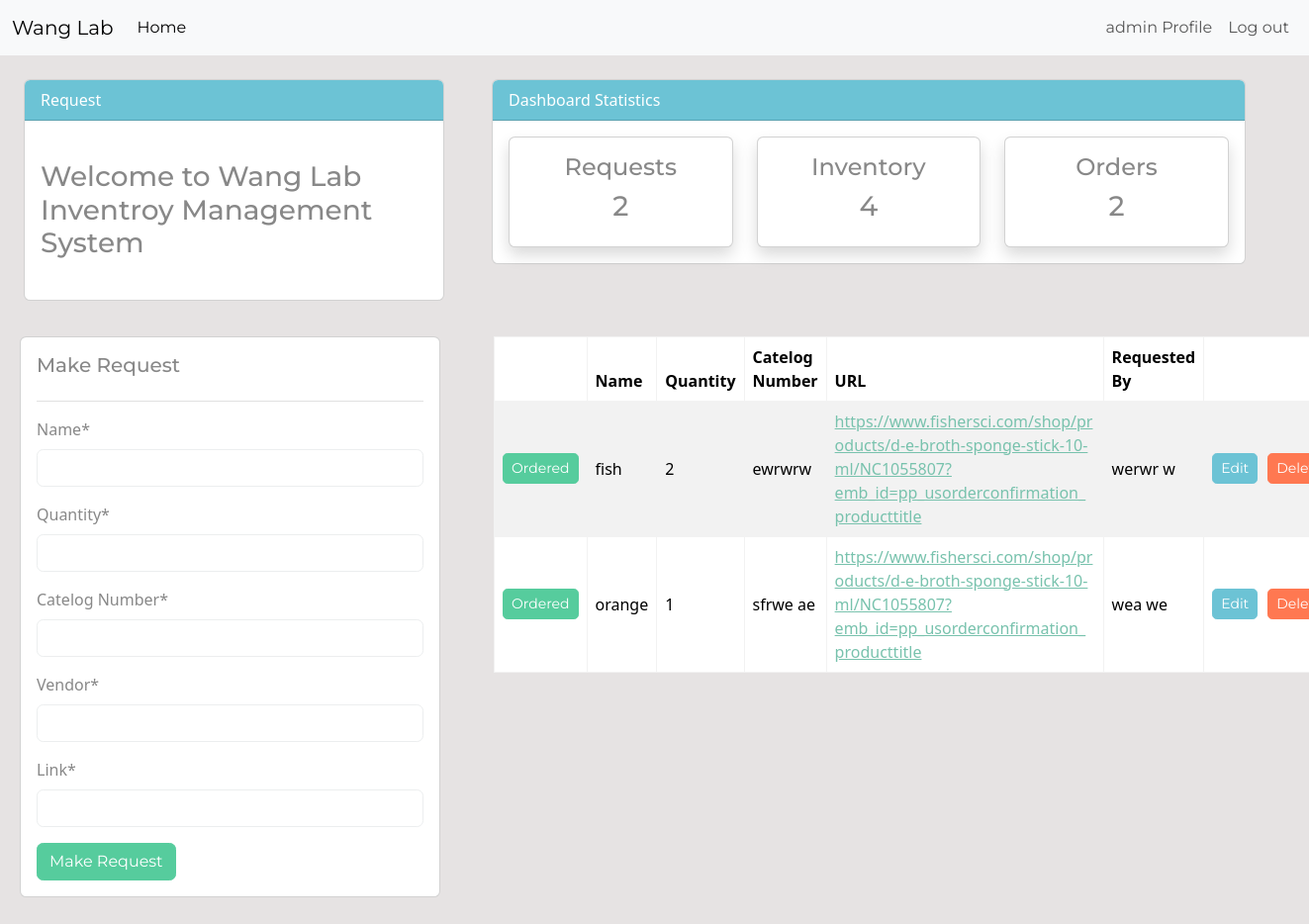
Screenshot of /requests/ (signed in) with the database file from the repository.
### dashboard/models.py (models this page shows, shortened)
class Request(models.Model):
    name = models.CharField(max_length=300, null=True)
    quantity = models.PositiveBigIntegerField(null=True)
    catelogNumber = models.CharField(max_length=100, null=True)
    personRequest = models.CharField(max_length=30, null=True)
    link = models.URLField(max_length=200, null=True)
    vendor = models.CharField(max_length= 100, null = True)

### dashboard/views.py (the view)
# urls.py: path('requests/', views.requests, name = 'dashboard-requests'),
@login_required(login_url='user-login')
def requests(request):
    requests = Request.objects.all()
    requests_count  = requests.count()
    orders_count = Order.objects.all().count()
    items_count = Inventory.objects.all().count()
    if request.method == 'POST':
        form = RequestForm(request.POST)
        if form.is_valid():
           model_instance = form.save(commit=False) # since form is an instance of RequestForm which do not has the 'requestedBy' field, we here call the instance of the Request model
           model_instance.personRequest = request.user # set the personRequest attribute to the user who submitted the form
           model_instance.save() # save the model instance
        return redirect ('dashboard-requests')
    else:
        form = RequestForm()
    context = {
        'requests':requests,
        'form':form,
        'requests_count':requests_count,
        'orders_count' : orders_count,
        'items_count': items_count,
    }
    return render(request,'dashboard/requests.html', context)

### dashboard/forms.py
class RequestForm(forms.ModelForm):
    class Meta:
        model = Request
        fields = ('name','quantity', 'catelogNumber', 'vendor', 'link')
    def __init__(self, *args, **kwargs):
        super(RequestForm,self).__init__(*args, **kwargs)
        self.fields['catelogNumber'].label = 'Catelog Number'

### templates/dashboard/requests.html (shortened to what this page needs)
{% extends 'partials/base.html' %}
{% load crispy_forms_tags %}
{% block content %}
{% include 'partials/topnav.html' %}
<div class="row my-3">
    <div class="col-md-4" style="margin: 20px;">
        <div class="card card-body">
            <h5>Make Request</h5>
            <hr>
            <form method="POST">
                {{ form | crispy }}
                <input class="btn btn-success btn-block" type="submit" value="Make Request">
            </form>
        </div>
    </div>
    <div class="col-md-5 table-responsive-md" style="margin-left: 10px; margin-right: 100px; margin-top: 20px;">
        <table class="table bg-white table-striped table-hover table-bordered align-middle">
            <thead class="bg-info text-white">
                <tr>
                    <th scope="col"></th>
                    <th scope="col">Name</th>
                    <th scope="col">Quantity</th>
                    <th scope="col">Catelog Number</th>
                    <th scope="col">URL</th>
                    <th scope="col">Requested By</th>
                </tr>
            </thead>
            <tbody>
                {% for request in requests %}
                <tr>
                    <td>
                        <a href = "{% url 'dashboard-request-order' request.id %}" class = "btn btn-success btn-sm">Ordered</a>
                    </td>
                    <td>{{ request.name }}</td>
                    <td>{{ request.quantity }}</td>
                    <td>{{ request.catelogNumber }}</td>
                    <td class = 'long-url'>
                        <a href = "{{ request.link }}" target="_blank">{{ request.link }}</a>
                    </td>
                    <td>{{ request.personRequest}}</td>
                    <td>
                        <div class="d-flex align-items-center">
                            <a class="btn btn-info btn-sm button-right-margin"
                                href="{% url 'dashboard-request-edit' request.id %}">Edit</a>
                            <form id = 'delete-form-{{ request.id }}' method="POST" action="{% url 'dashboard-request-delete' request.id %}">
                                <button class="btn btn-danger btn-sm" type ='button' onclick = "confirmationDelete(event,'delete-form-{{ request.id }}')">Delete</button>
                            </form>
                        </div>
                    </td>
                </tr>
                {% endfor %}
            </tbody>
        </table>
    </div>
</div>
{% endblock %}

### templates/partials/nav.html (shortened to what this page needs)
<nav class="navbar navbar-expand-lg bg-body-tertiary">
	<div class="container-fluid">
		<a class="navbar-brand" href="#">Wang Lab</a>
		<div class="collapse navbar-collapse" id="navbarSupportedContent">
			{% if user.is_authenticated %}
			<ul class="navbar-nav me-auto mb-2 mb-lg-0">
				<li class="nav-item">
					<a
						class="nav-link active"
						aria-current="page"
						href="{% url 'dashboard-index' %}"
						>Home</a
					>
				</li>
			</ul>
			<ul class="navbar-nav ms-auto mb-2 mb-lg-0">
				<li class="nav-item">
					<a class="nav-link" href="#">{{ user.username }} Profile</a>
				</li>
				<li class="nav-item">
					<a class="nav-link" , href="{% url 'user-logout' %}">Log out</a>
				</li>
			</ul>
			{% endif %}
		</div>
	</div>
</nav>

### static/dashboard/style.css (style rules this page uses)
body { background: rgb(230, 227, 227); }

### templates/dashboard/requests.html (style rules this page uses)
.button-right-margin { margin-right: 10px; }
.long-url { word-wrap: break-word; overflow: auto; max-width: 280px; }

### rows the page displays
Request: name "fish", quantity "2", catelogNumber "ewrwrw", link "https://www.fishersci.com/shop/products/d-e-broth-sponge-stick-10-ml/NC1055807?emb_id=pp_usorderconfirmation_producttitle", personRequest "werwr w"
Request: name "orange", quantity "1", catelogNumber "sfrwe ae", link "https://www.fishersci.com/shop/products/d-e-broth-sponge-stick-10-ml/NC1055807?emb_id=pp_usorderconfirmation_producttitle", personRequest "wea we"

### other values shown
{{ user.username }} "admin"
{{ requests_count }} "2"
{{ items_count }} "4"
{{ orders_count }} "2"
